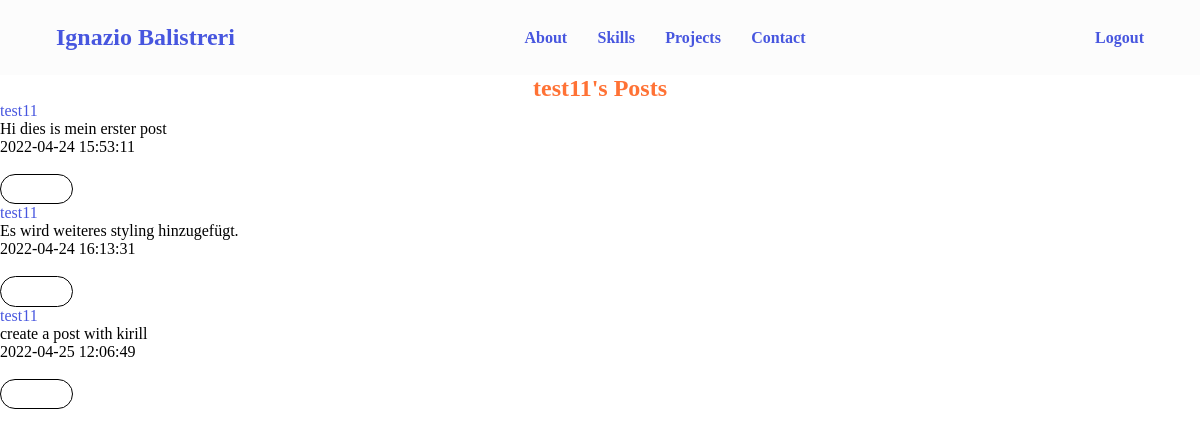
The page /posts/test11 (signed in) on the database its author committed.
### website/models.py (models this page shows)
class User(db.Model, UserMixin):
    id = db.Column(db.Integer, primary_key=True)
    email = db.Column(db.String(80), unique=True)
    username = db.Column(db.String(80), unique=True)
    password = db.Column(db.String(80))
    date_created = db.Column(db.DateTime(timezone=True), default=func.now())
    posts = db.relationship("Post", backref="user", passive_deletes=True)

class Post(db.Model):
    id = db.Column(db.Integer, primary_key=True)
    text = db.Column(db.Text, nullable=False)
    date_created = db.Column(db.DateTime(timezone=True), default=func.now())
    author = db.Column(db.Integer, db.ForeignKey("user.id", ondelete="CASCADE"), nullable=False)

### website/views.py (the view)
@views.route("/posts/<username>")
@login_required
def posts(username):
    user = User.query.filter_by(username=username).first()
    if not user:
        flash("User does not exist.", category="error")
        return redirect(url_for("views.index"))
    posts = Post.query.filter_by(author=user.id).all()
    return render_template("posts.html", user=current_user, posts=posts, username=username)

### website/__init__.py (called while the page is built)
def create_app():
    app = Flask(__name__)
    app.config['SECRET_KEY'] = "helloworld"
    app.config["SQLALCHEMY_DATABASE_URI"] = f"sqlite:///{DB_NAME}"
    db.init_app(app)
    from .views import views
    from .auth import auth
    app.register_blueprint(views, url_prefix="/")
    app.register_blueprint(auth, url_prefix="/")
    from .models import User, Post
    create_database(app)
    login_manager = LoginManager()
    login_manager.login_view = "auth.login"
    login_manager.init_app(app)
    @login_manager.user_loader
    def load_user(id):
        return User.query.get(int(id))
    return app

### website/templates/posts.html (shortened to what this page needs)
{% extends "posts_div.html" %}
{% block header %}
{{username}}'s Posts
{% endblock %}

### website/templates/posts_div.html (shortened to what this page needs)
{% extends "base.html" %}
{% block content %}
<h2 class="create-post-h2">{% block header %}Take a look at other postings{% endblock %}</h2>
<div id="posts">
    {% for post in posts %}
    <div class="card border-dark">
        <div class="card-header d-flex justify-content-between align-items-center">
            <a href="/posts/{{post.user.username}}">{{post.user.username}}</a>
        </div>
        <div class="card-body">
            <div class="card-text">{{post.text}}</div>
        </div>
        <div class="card-footer text-muted">{{post.date_created}}</div>
    </div>
    <br>
    <div>
        <a href="/index"><button type="button" class="btn btn-lg btn-secondary">Back</button></a>
    </div>
    {% endfor %}
</div>
{% endblock %}

### website/static/css/LogSign.css (style rules this page uses)
a { text-decoration: none; color: var(--primary-color); }
button { border-radius: 20px; border: var(--primary-color); background: var(--primary-color); color: white; font-size: 12px; font-weight: bold; padding: 12px 45px; letter-spacing: 1px; text-transform: uppercase; transition: transform 80ms ease-in; }
.btn { cursor: pointer; display: inline-block; background: none; border: 1px black solid; border-radius: 50px; padding: 7px 16px; line-height: 1.2; text-align: center; text-decoration: none; }

### website/static/css/style.css (style rules this page uses)
:root { --variable-name: value; }
:root { --font-family: "Old-Standard-TT"; --normal-font: 400; --bold-font: 700; --bolder-font: 900; --bg-color: #fcfcfc; --primary-color: #4756df; --secondary-color: #ff7235; --primary-shadow: #8b8eaf; --secondary-shadow: #a17a69; --bottom-margin: 0.5rem; --bottom-margin-2: 1rem; --line-height: 1.7rem; --transition: 0.3s; }
html { scroll-behavior: smooth; }
* { margin: 0; padding: 0; box-sizing: border-box; }
a { text-decoration: none; color: var(--primary-color); }
body { font-family: var(--font-family); }
.create-post-h2 { text-align: center; color: var(--secondary-color); }

### rows shown on the page
User: username "test11"
Post: user.username "test11", text "Hi dies is mein erster post", date_created "2022-04-24 15:53:11"
Post: user.username "test11", text "Es wird weiteres styling hinzugefügt.", date_created "2022-04-24 16:13:31"
Post: user.username "test11", text "create a post with kirill", date_created "2022-04-25 12:06:49"
